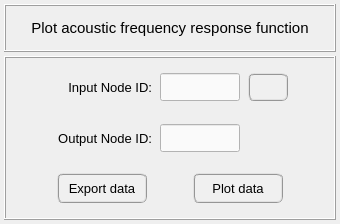
<?xml version="1.0" encoding="UTF-8"?>
<ui version="4.0">
 <class>Form</class>
 <widget class="QWidget" name="Form">
  <property name="geometry">
   <rect>
    <x>0</x>
    <y>0</y>
    <width>340</width>
    <height>224</height>
   </rect>
  </property>
  <property name="minimumSize">
   <size>
    <width>0</width>
    <height>224</height>
   </size>
  </property>
  <property name="maximumSize">
   <size>
    <width>16777215</width>
    <height>224</height>
   </size>
  </property>
  <property name="windowTitle">
   <string>Form</string>
  </property>
  <layout class="QGridLayout" name="gridLayout_4">
   <property name="leftMargin">
    <number>4</number>
   </property>
   <property name="topMargin">
    <number>4</number>
   </property>
   <property name="rightMargin">
    <number>4</number>
   </property>
   <property name="bottomMargin">
    <number>4</number>
   </property>
   <property name="spacing">
    <number>4</number>
   </property>
   <item row="0" column="0">
    <widget class="QFrame" name="frame_title">
     <property name="minimumSize">
      <size>
       <width>0</width>
       <height>48</height>
      </size>
     </property>
     <property name="maximumSize">
      <size>
       <width>520</width>
       <height>48</height>
      </size>
     </property>
     <property name="frameShape">
      <enum>QFrame::Box</enum>
     </property>
     <property name="frameShadow">
      <enum>QFrame::Raised</enum>
     </property>
     <property name="lineWidth">
      <number>1</number>
     </property>
     <layout class="QGridLayout" name="gridLayout_2">
      <property name="leftMargin">
       <number>0</number>
      </property>
      <property name="topMargin">
       <number>0</number>
      </property>
      <property name="rightMargin">
       <number>0</number>
      </property>
      <property name="bottomMargin">
       <number>0</number>
      </property>
      <property name="spacing">
       <number>0</number>
      </property>
      <item row="0" column="0">
       <widget class="QLabel" name="label">
        <property name="minimumSize">
         <size>
          <width>0</width>
          <height>30</height>
         </size>
        </property>
        <property name="maximumSize">
         <size>
          <width>452</width>
          <height>30</height>
         </size>
        </property>
        <property name="font">
         <font>
          <family>MS Shell Dlg 2</family>
          <pointsize>11</pointsize>
          <weight>50</weight>
          <italic>false</italic>
          <bold>false</bold>
         </font>
        </property>
        <property name="text">
         <string>Plot acoustic frequency response function</string>
        </property>
        <property name="textFormat">
         <enum>Qt::AutoText</enum>
        </property>
        <property name="alignment">
         <set>Qt::AlignCenter</set>
        </property>
       </widget>
      </item>
     </layout>
    </widget>
   </item>
   <item row="1" column="0">
    <widget class="QFrame" name="frame_main">
     <property name="minimumSize">
      <size>
       <width>0</width>
       <height>0</height>
      </size>
     </property>
     <property name="maximumSize">
      <size>
       <width>520</width>
       <height>460</height>
      </size>
     </property>
     <property name="frameShape">
      <enum>QFrame::Box</enum>
     </property>
     <property name="frameShadow">
      <enum>QFrame::Raised</enum>
     </property>
     <layout class="QGridLayout" name="gridLayout_3">
      <property name="leftMargin">
       <number>4</number>
      </property>
      <property name="topMargin">
       <number>4</number>
      </property>
      <property name="rightMargin">
       <number>4</number>
      </property>
      <property name="bottomMargin">
       <number>4</number>
      </property>
      <property name="horizontalSpacing">
       <number>4</number>
      </property>
      <property name="verticalSpacing">
       <number>0</number>
      </property>
      <item row="1" column="0">
       <widget class="QFrame" name="frame_denominator">
        <property name="minimumSize">
         <size>
          <width>0</width>
          <height>48</height>
         </size>
        </property>
        <property name="maximumSize">
         <size>
          <width>16777215</width>
          <height>16777215</height>
         </size>
        </property>
        <property name="frameShape">
         <enum>QFrame::NoFrame</enum>
        </property>
        <property name="frameShadow">
         <enum>QFrame::Raised</enum>
        </property>
        <layout class="QGridLayout" name="gridLayout_8">
         <property name="leftMargin">
          <number>2</number>
         </property>
         <property name="topMargin">
          <number>2</number>
         </property>
         <property name="rightMargin">
          <number>2</number>
         </property>
         <property name="bottomMargin">
          <number>2</number>
         </property>
         <property name="horizontalSpacing">
          <number>8</number>
         </property>
         <property name="verticalSpacing">
          <number>2</number>
         </property>
         <item row="0" column="3">
          <widget class="QPushButton" name="pushButton_flip_nodes">
           <property name="minimumSize">
            <size>
             <width>40</width>
             <height>28</height>
            </size>
           </property>
           <property name="maximumSize">
            <size>
             <width>40</width>
             <height>28</height>
            </size>
           </property>
           <property name="font">
            <font>
             <family>MS Shell Dlg 2</family>
             <pointsize>11</pointsize>
             <weight>75</weight>
             <italic>false</italic>
             <bold>true</bold>
            </font>
           </property>
           <property name="toolTip">
            <string>Press to export the selected model result.</string>
           </property>
           <property name="styleSheet">
            <string notr="true">QPushButton{border-radius: 6px; border-color: rgb(150, 150, 150); border-style: ridge; border-width: 2px; color: rgb(0, 0, 0); background-color: rgb(240, 240, 240)}
QPushButton:hover{border-radius: 6px; border-color: rgb(0, 170, 255); border-style: ridge; border-width: 2px; color: rgb(0, 0, 0); background-color: rgba(174, 213, 255, 100)}
QPushButton:pressed{border-radius: 6px; border-color: rgb(0, 170, 255); border-style: ridge; border-width: 2px; color: rgb(0, 0, 0); background-color: rgb(174, 213, 255)}
QPushButton:disabled{border-radius: 6px; border-color: rgb(150, 150, 150); border-style: ridge; border-width: 0px; color: rgb(150,150, 150); background-color: rgb(220, 220, 220)}</string>
           </property>
           <property name="text">
            <string/>
           </property>
           <property name="iconSize">
            <size>
             <width>20</width>
             <height>20</height>
            </size>
           </property>
           <property name="flat">
            <bool>false</bool>
           </property>
          </widget>
         </item>
         <item row="0" column="2">
          <widget class="QLineEdit" name="lineEdit_input_node_id">
           <property name="minimumSize">
            <size>
             <width>80</width>
             <height>28</height>
            </size>
           </property>
           <property name="maximumSize">
            <size>
             <width>80</width>
             <height>28</height>
            </size>
           </property>
           <property name="font">
            <font>
             <pointsize>10</pointsize>
            </font>
           </property>
           <property name="toolTip">
            <string>&lt;html&gt;&lt;head/&gt;&lt;body&gt;&lt;p&gt;It corresponds to the denominator node ID to get the acoustic response.&lt;/p&gt;&lt;/body&gt;&lt;/html&gt;</string>
           </property>
           <property name="styleSheet">
            <string notr="true">QLineEdit{color: rgb(0, 0, 0); background-color: rgb(250, 250, 250)}
QLineEdit:disabled{color: rgb(100, 100, 100); background-color: rgb(240, 240, 240)}</string>
           </property>
           <property name="text">
            <string/>
           </property>
           <property name="alignment">
            <set>Qt::AlignCenter</set>
           </property>
          </widget>
         </item>
         <item row="0" column="1">
          <widget class="QLabel" name="label_12">
           <property name="minimumSize">
            <size>
             <width>100</width>
             <height>28</height>
            </size>
           </property>
           <property name="maximumSize">
            <size>
             <width>100</width>
             <height>28</height>
            </size>
           </property>
           <property name="font">
            <font>
             <family>MS Shell Dlg 2</family>
             <pointsize>10</pointsize>
             <weight>50</weight>
             <italic>false</italic>
             <bold>false</bold>
            </font>
           </property>
           <property name="text">
            <string>Input Node ID:</string>
           </property>
           <property name="alignment">
            <set>Qt::AlignRight|Qt::AlignTrailing|Qt::AlignVCenter</set>
           </property>
          </widget>
         </item>
         <item row="0" column="0">
          <spacer name="horizontalSpacer_4">
           <property name="orientation">
            <enum>Qt::Horizontal</enum>
           </property>
           <property name="sizeHint" stdset="0">
            <size>
             <width>40</width>
             <height>20</height>
            </size>
           </property>
          </spacer>
         </item>
         <item row="0" column="4">
          <spacer name="horizontalSpacer_6">
           <property name="orientation">
            <enum>Qt::Horizontal</enum>
           </property>
           <property name="sizeHint" stdset="0">
            <size>
             <width>40</width>
             <height>20</height>
            </size>
           </property>
          </spacer>
         </item>
        </layout>
       </widget>
      </item>
      <item row="2" column="0">
       <widget class="QFrame" name="frame_numerator">
        <property name="minimumSize">
         <size>
          <width>0</width>
          <height>48</height>
         </size>
        </property>
        <property name="maximumSize">
         <size>
          <width>16777215</width>
          <height>16777215</height>
         </size>
        </property>
        <property name="frameShape">
         <enum>QFrame::NoFrame</enum>
        </property>
        <property name="frameShadow">
         <enum>QFrame::Raised</enum>
        </property>
        <layout class="QGridLayout" name="gridLayout">
         <property name="leftMargin">
          <number>2</number>
         </property>
         <property name="topMargin">
          <number>2</number>
         </property>
         <property name="rightMargin">
          <number>2</number>
         </property>
         <property name="bottomMargin">
          <number>2</number>
         </property>
         <property name="horizontalSpacing">
          <number>8</number>
         </property>
         <property name="verticalSpacing">
          <number>2</number>
         </property>
         <item row="0" column="1">
          <widget class="QLabel" name="label_10">
           <property name="minimumSize">
            <size>
             <width>100</width>
             <height>28</height>
            </size>
           </property>
           <property name="maximumSize">
            <size>
             <width>100</width>
             <height>28</height>
            </size>
           </property>
           <property name="font">
            <font>
             <family>MS Shell Dlg 2</family>
             <pointsize>10</pointsize>
             <weight>50</weight>
             <italic>false</italic>
             <bold>false</bold>
            </font>
           </property>
           <property name="text">
            <string>Output Node ID:</string>
           </property>
           <property name="alignment">
            <set>Qt::AlignRight|Qt::AlignTrailing|Qt::AlignVCenter</set>
           </property>
          </widget>
         </item>
         <item row="0" column="2">
          <widget class="QLineEdit" name="lineEdit_output_node_id">
           <property name="minimumSize">
            <size>
             <width>80</width>
             <height>28</height>
            </size>
           </property>
           <property name="maximumSize">
            <size>
             <width>80</width>
             <height>28</height>
            </size>
           </property>
           <property name="font">
            <font>
             <pointsize>10</pointsize>
            </font>
           </property>
           <property name="toolTip">
            <string>&lt;html&gt;&lt;head/&gt;&lt;body&gt;&lt;p&gt;It corresponds to the numerator node ID to get the acoustic response.&lt;/p&gt;&lt;/body&gt;&lt;/html&gt;</string>
           </property>
           <property name="styleSheet">
            <string notr="true">QLineEdit{color: rgb(0, 0, 0); background-color: rgb(250, 250, 250)}
QLineEdit:disabled{color: rgb(100, 100, 100); background-color: rgb(240, 240, 240)}</string>
           </property>
           <property name="text">
            <string/>
           </property>
           <property name="alignment">
            <set>Qt::AlignCenter</set>
           </property>
          </widget>
         </item>
         <item row="0" column="3">
          <widget class="QFrame" name="frame_3">
           <property name="minimumSize">
            <size>
             <width>40</width>
             <height>28</height>
            </size>
           </property>
           <property name="maximumSize">
            <size>
             <width>40</width>
             <height>28</height>
            </size>
           </property>
           <property name="frameShape">
            <enum>QFrame::NoFrame</enum>
           </property>
           <property name="frameShadow">
            <enum>QFrame::Raised</enum>
           </property>
          </widget>
         </item>
         <item row="0" column="0">
          <spacer name="horizontalSpacer_5">
           <property name="orientation">
            <enum>Qt::Horizontal</enum>
           </property>
           <property name="sizeHint" stdset="0">
            <size>
             <width>40</width>
             <height>20</height>
            </size>
           </property>
          </spacer>
         </item>
         <item row="0" column="4">
          <spacer name="horizontalSpacer_7">
           <property name="orientation">
            <enum>Qt::Horizontal</enum>
           </property>
           <property name="sizeHint" stdset="0">
            <size>
             <width>40</width>
             <height>20</height>
            </size>
           </property>
          </spacer>
         </item>
        </layout>
       </widget>
      </item>
      <item row="3" column="0">
       <widget class="QFrame" name="frame_buttons">
        <property name="minimumSize">
         <size>
          <width>0</width>
          <height>48</height>
         </size>
        </property>
        <property name="maximumSize">
         <size>
          <width>16777215</width>
          <height>16777215</height>
         </size>
        </property>
        <property name="frameShape">
         <enum>QFrame::NoFrame</enum>
        </property>
        <property name="frameShadow">
         <enum>QFrame::Raised</enum>
        </property>
        <layout class="QGridLayout" name="gridLayout_12">
         <property name="leftMargin">
          <number>0</number>
         </property>
         <property name="topMargin">
          <number>0</number>
         </property>
         <property name="rightMargin">
          <number>0</number>
         </property>
         <property name="bottomMargin">
          <number>0</number>
         </property>
         <property name="spacing">
          <number>0</number>
         </property>
         <item row="0" column="0">
          <spacer name="horizontalSpacer_8">
           <property name="orientation">
            <enum>Qt::Horizontal</enum>
           </property>
           <property name="sizeHint" stdset="0">
            <size>
             <width>40</width>
             <height>20</height>
            </size>
           </property>
          </spacer>
         </item>
         <item row="0" column="1">
          <widget class="QPushButton" name="pushButton_export_data">
           <property name="minimumSize">
            <size>
             <width>90</width>
             <height>30</height>
            </size>
           </property>
           <property name="maximumSize">
            <size>
             <width>90</width>
             <height>30</height>
            </size>
           </property>
           <property name="font">
            <font>
             <family>MS Shell Dlg 2</family>
             <pointsize>10</pointsize>
             <weight>50</weight>
             <italic>false</italic>
             <bold>false</bold>
            </font>
           </property>
           <property name="styleSheet">
            <string notr="true">QPushButton{border-radius: 6px; border-color: rgb(150, 150, 150); border-style: ridge; border-width: 2px; color: rgb(0, 0, 0); background-color: rgb(240, 240, 240)}
QPushButton:hover{border-radius: 6px; border-color: rgb(0, 170, 255); border-style: ridge; border-width: 2px; color: rgb(0, 0, 0); background-color: rgba(174, 213, 255, 100)}
QPushButton:pressed{border-radius: 6px; border-color: rgb(0, 170, 255); border-style: ridge; border-width: 2px; color: rgb(0, 0, 0); background-color: rgb(174, 213, 255)}
QPushButton:disabled{border-radius: 6px; border-color: rgb(150, 150, 150); border-style: ridge; border-width: 0px; color: rgb(150,150, 150); background-color: rgb(220, 220, 220)}</string>
           </property>
           <property name="text">
            <string>Export data</string>
           </property>
           <property name="flat">
            <bool>false</bool>
           </property>
          </widget>
         </item>
         <item row="0" column="3">
          <widget class="QPushButton" name="pushButton_plot_data">
           <property name="minimumSize">
            <size>
             <width>90</width>
             <height>30</height>
            </size>
           </property>
           <property name="maximumSize">
            <size>
             <width>90</width>
             <height>30</height>
            </size>
           </property>
           <property name="font">
            <font>
             <family>MS Shell Dlg 2</family>
             <pointsize>10</pointsize>
             <weight>50</weight>
             <italic>false</italic>
             <bold>false</bold>
            </font>
           </property>
           <property name="styleSheet">
            <string notr="true">QPushButton{border-radius: 6px; border-color: rgb(150, 150, 150); border-style: ridge; border-width: 2px; color: rgb(0, 0, 0); background-color: rgb(240, 240, 240)}
QPushButton:hover{border-radius: 6px; border-color: rgb(0, 170, 255); border-style: ridge; border-width: 2px; color: rgb(0, 0, 0); background-color: rgba(174, 213, 255, 100)}
QPushButton:pressed{border-radius: 6px; border-color: rgb(0, 170, 255); border-style: ridge; border-width: 2px; color: rgb(0, 0, 0); background-color: rgb(174, 213, 255)}
QPushButton:disabled{border-radius: 6px; border-color: rgb(150, 150, 150); border-style: ridge; border-width: 0px; color: rgb(150,150, 150); background-color: rgb(220, 220, 220)}</string>
           </property>
           <property name="text">
            <string>Plot data</string>
           </property>
          </widget>
         </item>
         <item row="0" column="2">
          <spacer name="horizontalSpacer_9">
           <property name="orientation">
            <enum>Qt::Horizontal</enum>
           </property>
           <property name="sizeHint" stdset="0">
            <size>
             <width>40</width>
             <height>20</height>
            </size>
           </property>
          </spacer>
         </item>
         <item row="0" column="4">
          <spacer name="horizontalSpacer_10">
           <property name="orientation">
            <enum>Qt::Horizontal</enum>
           </property>
           <property name="sizeHint" stdset="0">
            <size>
             <width>40</width>
             <height>20</height>
            </size>
           </property>
          </spacer>
         </item>
        </layout>
       </widget>
      </item>
     </layout>
    </widget>
   </item>
  </layout>
 </widget>
 <resources/>
 <connections/>
</ui>
